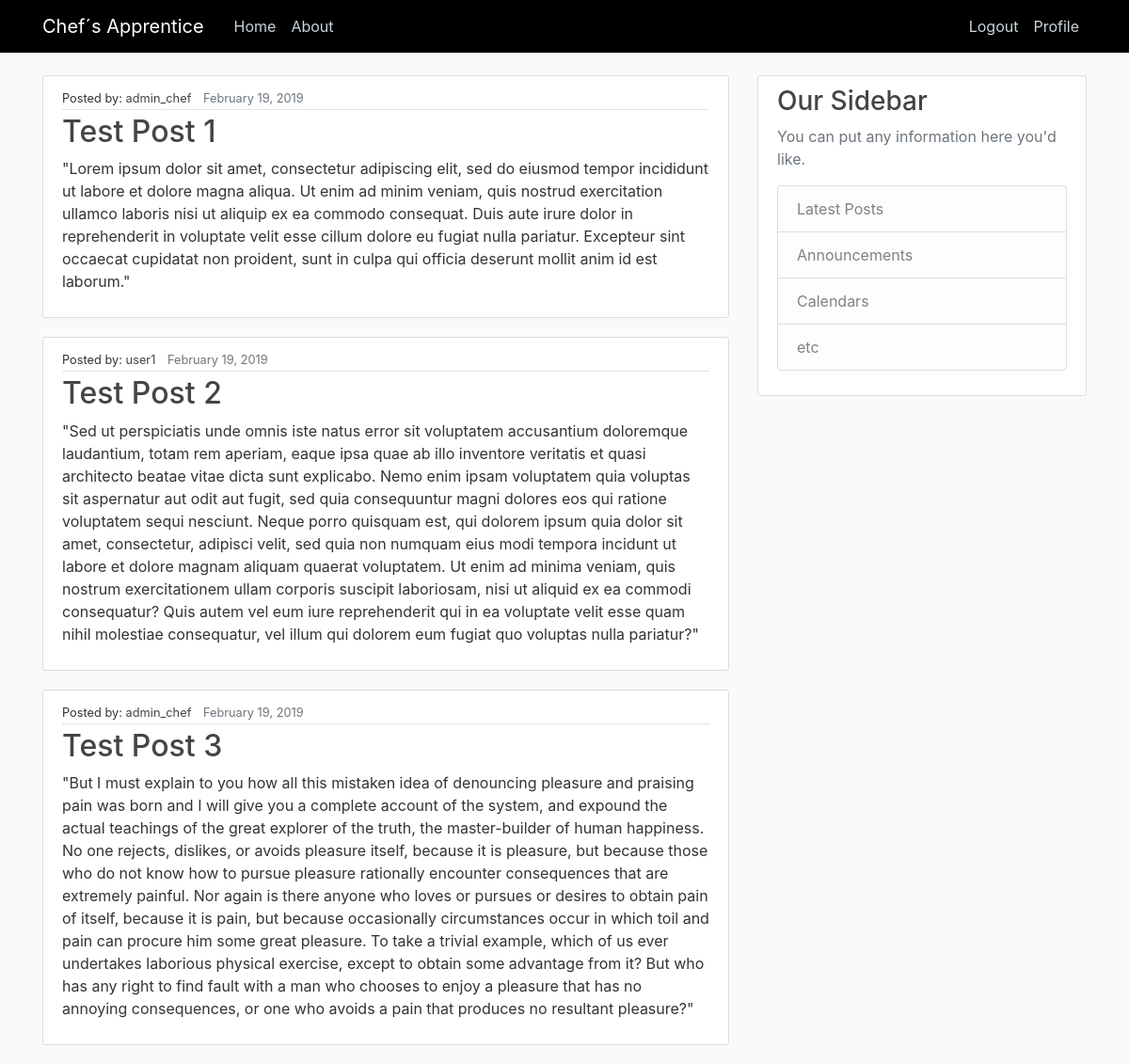
The app's page / (signed in) with its own data.
### chefs_apprentice/models.py (models this page shows, shortened)
class Post(models.Model):
    title = models.CharField(max_length=100)
    content = models.TextField()
    date_posted = models.DateTimeField(default=timezone.now) #DateTimeField(auto_now=True) ville satt datoen til akkurat nå
    author = models.ForeignKey(User, on_delete=models.CASCADE) #on_delete=models.CASCADE sier at hvis brukeren blir slettet vil postene også bli slettet

### chefs_apprentice/views.py (the view)
# urls.py: path('', views.home, name='chef-home'),
@login_required
def home(request):
    context = {
        'posts': Post.objects.all()
    }
    return render(request, 'chefs_apprentice/home.html', context)

### chefs_apprentice/templates/chefs_apprentice/home.html
{% extends "chefs_apprentice/base.html" %}
{% block content%}
  {% for post in posts %}
      <article class="media content-section">
        <div class="media-body">
          <div class="article-metadata">
            <small>Posted by: <a class="mr-2" href="profile">{{ post.author }}</a></small>
            <small class="text-muted">{{ post.date_posted|date:"F d, Y" }}</small>
          </div>
            <h2><a class="article-title" href="#">{{ post.title }}</a></h2>
            <p class="article-content">{{ post.content }}</p>
        </div>
      </article>
  {% endfor  %}
{% endblock content %}

### chefs_apprentice/static/chefs_apprentice/main.css (style rules this page uses)
body { background: #fafafa; color: #333333; margin-top: 5rem; }
h1, h2, h3, h4, h5, h6 { color: #444444; }
.content-section { background: #ffffff; padding: 10px 20px; border: 1px solid #dddddd; border-radius: 3px; margin-bottom: 20px; }
.article-title { color: #444444; }
.article-content { white-space: pre-line; }
.article-metadata { padding-bottom: 1px; margin-bottom: 4px; border-bottom: 1px solid #e3e3e3 }
.article-metadata a { color:#444444; }

### records on screen
Post: author "admin_chef", date_posted "February 19, 2019", title "Test Post 1", content "\"Lorem ipsum dolor sit amet, consectetur adipiscing elit, sed do eiusmod tempor incididunt ut labore et dolore magna aliqua. Ut enim ad minim veniam, quis nostrud exercitation ullamco laboris nisi ut aliquip ex ea commodo consequat. Duis aute irure dolor in reprehenderit in voluptate velit esse cillum dolore eu fugiat nulla pariatur. Excepteur sint occaecat cupidatat non proident, sunt in culpa qui officia deserunt mollit anim id est laborum.\""
Post: author "user1", date_posted "February 19, 2019", title "Test Post 2", content "\"Sed ut perspiciatis unde omnis iste natus error sit voluptatem accusantium doloremque laudantium, totam rem aperiam, eaque ipsa quae ab illo inventore veritatis et quasi architecto beatae vitae dicta sunt explicabo. Nemo enim ipsam voluptatem quia voluptas sit aspernatur aut odit aut fugit, sed quia consequuntur magni dolores eos qui ratione voluptatem sequi nesciunt. Neque porro quisquam est, qui dolorem ipsum quia dolor sit amet, consectetur, adipisci velit, sed quia non numquam eius modi tempora incidunt ut labore et dolore magnam aliquam quaerat voluptatem. Ut enim ad minima veniam, quis nostrum exercitationem ullam corporis suscipit laboriosam, nisi ut aliquid ex ea commodi…"
Post: author "admin_chef", date_posted "February 19, 2019", title "Test Post 3", content "\"But I must explain to you how all this mistaken idea of denouncing pleasure and praising pain was born and I will give you a complete account of the system, and expound the actual teachings of the great explorer of the truth, the master-builder of human happiness. No one rejects, dislikes, or avoids pleasure itself, because it is pleasure, but because those who do not know how to pursue pleasure rationally encounter consequences that are extremely painful. Nor again is there anyone who loves or pursues or desires to obtain pain of itself, because it is pain, but because occasionally circumstances occur in which toil and pain can procure him some great pleasure. To take a trivial example,…"
